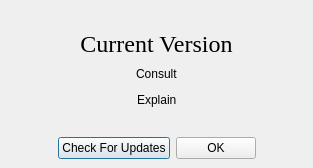
<?xml version="1.0" encoding="UTF-8"?>
<ui version="4.0">
 <class>AboutDialog</class>
 <widget class="QDialog" name="AboutDialog">
  <property name="enabled">
   <bool>true</bool>
  </property>
  <property name="geometry">
   <rect>
    <x>0</x>
    <y>0</y>
    <width>313</width>
    <height>168</height>
   </rect>
  </property>
  <property name="windowTitle">
   <string>About</string>
  </property>
  <property name="sizeGripEnabled">
   <bool>false</bool>
  </property>
  <layout class="QVBoxLayout" name="verticalLayout">
   <item>
    <spacer name="verticalSpacer_2">
     <property name="orientation">
      <enum>Qt::Vertical</enum>
     </property>
     <property name="sizeType">
      <enum>QSizePolicy::MinimumExpanding</enum>
     </property>
     <property name="sizeHint" stdset="0">
      <size>
       <width>20</width>
       <height>6</height>
      </size>
     </property>
    </spacer>
   </item>
   <item>
    <layout class="QHBoxLayout" name="horizontalLayout_2">
     <item>
      <spacer name="horizontalSpacer_2">
       <property name="orientation">
        <enum>Qt::Horizontal</enum>
       </property>
       <property name="sizeType">
        <enum>QSizePolicy::MinimumExpanding</enum>
       </property>
       <property name="sizeHint" stdset="0">
        <size>
         <width>6</width>
         <height>20</height>
        </size>
       </property>
      </spacer>
     </item>
     <item>
      <widget class="QLabel" name="mVersionText">
       <property name="font">
        <font>
         <family>Times New Roman</family>
         <pointsize>18</pointsize>
        </font>
       </property>
       <property name="text">
        <string notr="true">Current Version</string>
       </property>
       <property name="alignment">
        <set>Qt::AlignCenter</set>
       </property>
      </widget>
     </item>
     <item>
      <spacer name="horizontalSpacer_3">
       <property name="orientation">
        <enum>Qt::Horizontal</enum>
       </property>
       <property name="sizeType">
        <enum>QSizePolicy::MinimumExpanding</enum>
       </property>
       <property name="sizeHint" stdset="0">
        <size>
         <width>6</width>
         <height>20</height>
        </size>
       </property>
      </spacer>
     </item>
    </layout>
   </item>
   <item>
    <layout class="QHBoxLayout" name="horizontalLayout_4">
     <item>
      <spacer name="horizontalSpacer_7">
       <property name="orientation">
        <enum>Qt::Horizontal</enum>
       </property>
       <property name="sizeHint" stdset="0">
        <size>
         <width>40</width>
         <height>20</height>
        </size>
       </property>
      </spacer>
     </item>
     <item>
      <widget class="QLabel" name="mConsult">
       <property name="text">
        <string>Consult</string>
       </property>
      </widget>
     </item>
     <item>
      <spacer name="horizontalSpacer_8">
       <property name="orientation">
        <enum>Qt::Horizontal</enum>
       </property>
       <property name="sizeHint" stdset="0">
        <size>
         <width>40</width>
         <height>20</height>
        </size>
       </property>
      </spacer>
     </item>
    </layout>
   </item>
   <item>
    <layout class="QHBoxLayout" name="horizontalLayout_3">
     <item>
      <spacer name="horizontalSpacer_5">
       <property name="orientation">
        <enum>Qt::Horizontal</enum>
       </property>
       <property name="sizeHint" stdset="0">
        <size>
         <width>40</width>
         <height>20</height>
        </size>
       </property>
      </spacer>
     </item>
     <item>
      <widget class="QLabel" name="mExplain">
       <property name="text">
        <string>Explain</string>
       </property>
      </widget>
     </item>
     <item>
      <spacer name="horizontalSpacer_6">
       <property name="orientation">
        <enum>Qt::Horizontal</enum>
       </property>
       <property name="sizeHint" stdset="0">
        <size>
         <width>40</width>
         <height>20</height>
        </size>
       </property>
      </spacer>
     </item>
    </layout>
   </item>
   <item>
    <spacer name="verticalSpacer">
     <property name="orientation">
      <enum>Qt::Vertical</enum>
     </property>
     <property name="sizeType">
      <enum>QSizePolicy::MinimumExpanding</enum>
     </property>
     <property name="sizeHint" stdset="0">
      <size>
       <width>20</width>
       <height>6</height>
      </size>
     </property>
    </spacer>
   </item>
   <item>
    <layout class="QHBoxLayout" name="horizontalLayout">
     <item>
      <spacer name="horizontalSpacer">
       <property name="orientation">
        <enum>Qt::Horizontal</enum>
       </property>
       <property name="sizeHint" stdset="0">
        <size>
         <width>40</width>
         <height>20</height>
        </size>
       </property>
      </spacer>
     </item>
     <item>
      <widget class="QPushButton" name="mCheckUpdateBtn">
       <property name="text">
        <string>Check For Updates</string>
       </property>
      </widget>
     </item>
     <item>
      <widget class="QPushButton" name="mOKBtn">
       <property name="text">
        <string>OK</string>
       </property>
      </widget>
     </item>
     <item>
      <spacer name="horizontalSpacer_4">
       <property name="orientation">
        <enum>Qt::Horizontal</enum>
       </property>
       <property name="sizeType">
        <enum>QSizePolicy::MinimumExpanding</enum>
       </property>
       <property name="sizeHint" stdset="0">
        <size>
         <width>6</width>
         <height>20</height>
        </size>
       </property>
      </spacer>
     </item>
    </layout>
   </item>
  </layout>
 </widget>
 <layoutdefault spacing="6" margin="9"/>
 <resources/>
 <connections/>
 <designerdata>
  <property name="gridDeltaX">
   <number>10</number>
  </property>
  <property name="gridDeltaY">
   <number>10</number>
  </property>
  <property name="gridSnapX">
   <bool>true</bool>
  </property>
  <property name="gridSnapY">
   <bool>true</bool>
  </property>
  <property name="gridVisible">
   <bool>false</bool>
  </property>
 </designerdata>
</ui>
